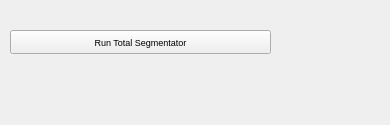
<?xml version="1.0" encoding="UTF-8"?>
<ui version="4.0">
 <class>TotalSegmentatorPanelWidget</class>
 <widget class="QWidget" name="TotalSegmentatorPanelWidget">
  <property name="geometry">
   <rect>
    <x>0</x>
    <y>0</y>
    <width>390</width>
    <height>125</height>
   </rect>
  </property>
  <property name="windowTitle">
   <string>Form</string>
  </property>
  <widget class="QPushButton" name="totalSegmentatorStep1Button">
   <property name="geometry">
    <rect>
     <x>10</x>
     <y>30</y>
     <width>261</width>
     <height>24</height>
    </rect>
   </property>
   <property name="font">
    <font>
     <pointsize>7</pointsize>
    </font>
   </property>
   <property name="text">
    <string>Run Total Segmentator</string>
   </property>
  </widget>
 </widget>
 <resources/>
 <connections/>
</ui>
